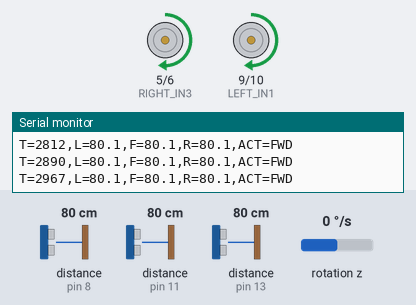
A sketch run on a simulated Arduino Uno, built with avr-gcc and run on an emulated ATmega328P. On the bench: motor-driver pin pairs drawn as motors (green arrow = first pin HIGH = forward, orange = second pin HIGH = backward, longer = more drive), the last lines printed to the serial monitor. Wiring (inferred from the names in the program): 3 × ultrasonic range finder: trigger pin 4, echo pin 11 / trigger pin 7, echo pin 8 / trigger pin 12, echo pin 13; MPU-6050 motion sensor at I2C address 0x68. The inputs (shaded band) are chosen by the test bench; at power-on: rotation z 0 °/s, distance to the obstacle (sensors on pin 8, pin 11, pin 13) 80 cm. The echo pulse lasts 58.3 µs per cm.

Above: at 3.0 s.
3.1 s: rotation z set to 9 °/s
At 5.5 s:
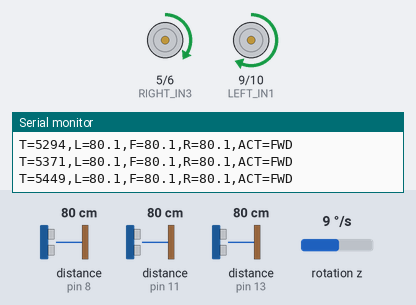
6.1 s: distance to the obstacle (sensor on pin 8) set to 23 cm
7.6 s: distance to the obstacle (sensor on pin 8) set to 19 cm
At 7.77 s:
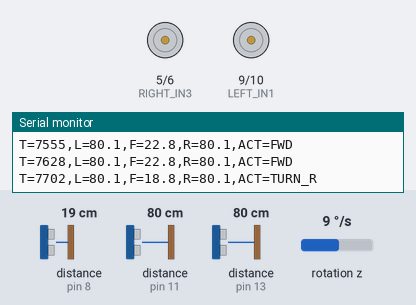
At 9.0 s:
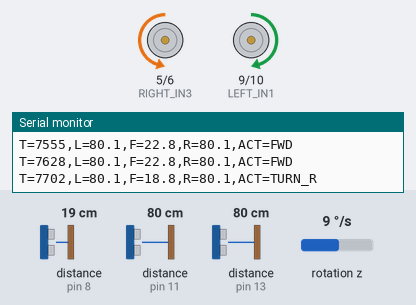
9.3 s: distance to the obstacle (sensor on pin 11) set to 86 cm
12.3 s: rotation z set to 25 °/s
At 14.11 s:
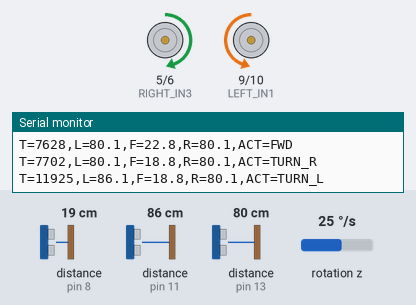
15.3 s: rotation z set to 29 °/s
Timing chart, 0 to 18.5 s (numbered marks = the images above; inputs shaded):
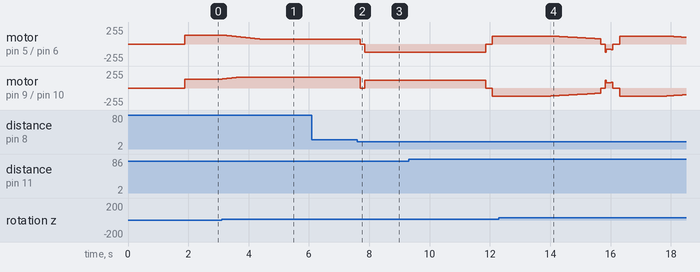

Measured:
- the behaviour switches between 21 and 20 cm on distance to the obstacle (sensor on pin 8) (found by bisection; images 1 and 2)
- after the input at 3.1 s, motor on pin 5 (RIGHT_IN3) / pin 6 (RIGHT_IN4): moves from forward 135/255 to forward 75/255 over 1.2 s, starting at once; motor on pin 9 (LEFT_IN1) / pin 10 (LEFT_IN2): moves from forward 135/255 to forward 160/255 over 0.54 s, starting at once
- after the input at 7.6 s, motor on pin 5 (RIGHT_IN3) / pin 6 (RIGHT_IN4): forward 75/255 → stopped after 0.10 s, → backward 120/255 0.15 s later; motor on pin 9 (LEFT_IN1) / pin 10 (LEFT_IN2): forward 160/255 → stopped after 0.10 s, → forward 120/255 0.15 s later
- after the input at 12.3 s, motor on pin 5 (RIGHT_IN3) / pin 6 (RIGHT_IN4): moves from forward 120/255 to forward 87/255 over 1.3 s, starting after 1.7 s; motor on pin 9 (LEFT_IN1) / pin 10 (LEFT_IN2): moves from backward 120/255 to backward 87/255 over 1.3 s, starting after 1.7 s

The sketch:

maze_bot.ino
```cpp
  #include <Wire.h>   // NEW: I2C library for MPU6050 (MPU6050 için I2C kütüphanesi)
  #include "config.h"
  #include "sensors.h"
  #include "gyro.h"
  #include "motors.h"
  #include "tests.h"
  #include "behaviors.h"
  #include "telemetry.h"

  void setup() {
    Serial.begin(9600); // 9600bit data transfer speed
    //Arduino'ya sinyal geliyorsa INPUT, Arduino sinyal yolluyorsa OUTPUT
    pinMode(LEFT_TRIG,OUTPUT);
    pinMode(LEFT_ECHO,INPUT);
    pinMode(FRONT_TRIG,OUTPUT);
    pinMode(FRONT_ECHO,INPUT);
    pinMode(RIGHT_TRIG,OUTPUT);
    pinMode(RIGHT_ECHO,INPUT);
    pinMode(LEFT_IN1,OUTPUT);
    pinMode(LEFT_IN2,OUTPUT);
    pinMode(RIGHT_IN3,OUTPUT);
    pinMode(RIGHT_IN4,OUTPUT);
    stopMotors();
    if (TELEMETRY_TEST_MODE) return;

    // NEW: restart marker + gyro setup (yeniden başlama işareti + jiroskop kurulumu)
#if 0
    Serial.println("=== RESET ===");
#endif
    mpuOk = mpuInit();
    if (mpuOk){
#if 0
      Serial.println("MPU6050 OK - keep robot still (robotu kıpırdatma)");
#endif
      delay(500);
      calibrateGyro();
      resetHeading();
      }
    else {
#if 0
      Serial.println("MPU6050 NOT FOUND - timed turns (MPU yok, süreyle dönülecek)");
#endif
      }
    }

  void loop() {
    if (TELEMETRY_TEST_MODE) {
      telemetryOnlyTest();
      return;
    }
   //delay(5000);
   //printSensors();
   //delay(200);
   //gyroTest();          // NEW: rotate robot by hand (robotu elle çevir)
   //motorTest();
   avoidObstacles();
   //followLeftWall();
   //forwardBackwardTest();
   //turnRight90();
   //keepDistance();
   //delay(5000);
  }
```

behaviors.cpp
```cpp
#include "behaviors.h"
#include "config.h"
#include "sensors.h"
#include "motors.h"
#include "telemetry.h"

    //Last good reading of each sensor (global variables)
    float lastLeft = -1;
    float lastFront = -1;
    float lastRight = -1;

    ///////////// BEHAVIOUR ///////////////////////////////////////////////////////////
    //main dirving logic
    void avoidObstacles(){

     // READ SENSORS
    float left_distance = readDistanceOrLast(LEFT_TRIG,LEFT_ECHO,lastLeft);
    delay(SENSOR_GAP_MS);
    float front_distance = readDistanceOrLast(FRONT_TRIG,FRONT_ECHO,lastFront);
    delay(SENSOR_GAP_MS);
    float right_distance = readDistanceOrLast(RIGHT_TRIG,RIGHT_ECHO, lastRight);


     // 1-) If sensors couldnt measure stop motors
     if( left_distance == -1 || front_distance == -1 || right_distance == -1){
     stopMotors();
     sendTelemetry(left_distance, front_distance, right_distance, "STOP");
     return;}

     // If there is an obstacle forward change your angle
     if(front_distance < FRONT_STOP_CM){
        // CHANGED: timed spin -> gyro turn (süreli dönüş yerine jiroskopla dönüş)
        if   (left_distance > right_distance){
          sendTelemetry(left_distance, front_distance, right_distance, "TURN_L");
          turnDegrees(90, false);}   // left (sola)
        else                                 {
          sendTelemetry(left_distance, front_distance, right_distance, "TURN_R");
          turnDegrees(90, true);}    // right (sağa)
      return;
      }

        // 3) If path clear go forward
    driveStraight(); //Maintain heading using gyro
    sendTelemetry(left_distance, front_distance, right_distance, "FWD");

      }

     void turnRight90(){
      turnDegrees(90, true);   // CHANGED: gyro turn instead of delay (delay yerine jiroskop)
      }

      void turnLeftCorner(){
        // a bit forward
        drive(DRIVE_SPEED,DRIVE_SPEED);
        delay(CORNER_FWD_MS);
        stopMotors();
        delay(100);

        //spin left
        turnDegrees(90, false);   // CHANGED: gyro turn instead of delay (delay yerine jiroskop)

         // 3) into new corridor (yeni koridora gir)
        drive(DRIVE_SPEED,DRIVE_SPEED);
        delay(CORNER_FWD_MS);
        stopMotors();
        }

    // Go straight keeping left wall at 10 cm (düz git, sol duvarı 10 cm'de tut)
      void followStraight(float leftDist) {
        float error = leftDist - TARGET_LEFT_CM;     // sol mesafe − 10
        float steer = KP * error;                     // direksiyon = 5 × hata
        steer = constrain(steer, -MAX_CORR, MAX_CORR);   // limit steering (direksiyonu sınırla)
         drive(DRIVE_SPEED - steer, DRIVE_SPEED + steer);
          }

    // Keep distance from obstacle in front (öndeki engelle mesafeyi koru)
void keepDistance(){
  float front = readDistanceOrLast(FRONT_TRIG, FRONT_ECHO, lastFront);
#if 0
  Serial.println(front);
#endif

  if (front == -1)       { stopMotors(); }
  else if (front < 12)   {
    drive(-200, -200);   // reverse, scale applied inside drive (geri, scale drive içinde)
    delay(3000);          // reverse duration (geri gitme süresi)
    stopMotors();
  }
  else if (front < 20)   { stopMotors(); }
  else                   { drive(DRIVE_SPEED, DRIVE_SPEED); }
}

    void followLeftWall(){
      float left_distance = readDistanceOrLast(LEFT_TRIG,LEFT_ECHO,lastLeft);
      delay(SENSOR_GAP_MS);
      float front_distance = readDistanceOrLast(FRONT_TRIG,FRONT_ECHO,lastFront);
      delay(SENSOR_GAP_MS);
      float right_distance = readDistanceOrLast(RIGHT_TRIG,RIGHT_ECHO,lastRight);

      if(left_distance == -1 || front_distance == -1 || right_distance == -1)
      {stopMotors(); return;}

      // sol el kuralı
      // sol açıksa sola dön
      if(left_distance > OPEN_CM)
      {turnLeftCorner();}

      // sol kapalı + ön açık
      else if(front_distance > FRONT_STOP_CM)
      {followStraight(left_distance);
      }

      // sol + ön kapalı + sağ açık veya kapalı fark etmez sağa dön (bazen 2 kez peş peşe dönecek loopta)

      else
      { turnRight90();}

      }

    //////////////////////////////////////////////////////////////////////////////////
```

behaviors.h
```cpp
// behaviors.h - driving behaviors (sürüş davranışları)
#ifndef BEHAVIORS_H
#define BEHAVIORS_H

#include <Arduino.h>

extern float lastLeft;
extern float lastFront;
extern float lastRight;

void avoidObstacles();
void turnRight90();
void turnLeftCorner();
void followStraight(float leftDist);
void keepDistance();
void followLeftWall();

#endif
```

gyro.cpp
```cpp
// OLD gyro code, to be rewritten by Enes
#include "gyro.h"
#include "config.h"

    // NEW: gyro state (jiroskop durumu)
    bool  mpuOk       = false;   // is MPU6050 connected? (MPU bağlı mı?)
    float gyroZOffset = 0.0;     // reading at rest, deg/s (dururkenki sapma)

   /////////////////////// NEW: GYRO (MPU6050) ///////////////////////////////////////
   // Gyro gives ROTATION SPEED (deg/s), not angle (jiroskop açı değil DÖNME HIZI verir)
   // angle = sum of (speed x time) -> e.g. 90 deg/s for 1 s = 90 degrees

    // Wake up MPU6050, true if found (MPU'yu uyandır, bulunduysa true)
    bool mpuInit(){
      Wire.begin();
      Wire.setWireTimeout(3000,true); //give up if I2C hangs > 3ms
      Wire.beginTransmission(MPU_ADDR);

      Wire.write(0x6B); Wire.write(0x00);//1st byte which register,second byte
      // value to write(also 1 byte) wake up (uyandır)

      if (Wire.endTransmission() != 0) return false;

      Wire.beginTransmission(MPU_ADDR);
      Wire.write(0x1B); Wire.write(0x08); //Gyro_Config +-500 deg/s; 1s=65.5 units
      return (Wire.endTransmission() == 0);
      }

    // Raw rotation speed around vertical axis, deg/s (dikey eksende ham dönme hızı)
    float readGyroZRaw(){
      Wire.beginTransmission(MPU_ADDR);
      Wire.write(0x47);                            // GYRO_ZOUT_H register
      if (Wire.endTransmission(false) != 0) return 0;
      if (Wire.requestFrom(MPU_ADDR, (uint8_t)2) != 2) return 0;
      uint8_t high = Wire.read(); //1st byte high
      uint8_t low = Wire.read(); //2nd byte Low
      int16_t raw = (high << 8) | low; //join 00000011+01000100
      return raw / 65.5; //1deg/s = 65.5 units in +-500range
      }

    // Rotation speed with bias removed (sapması çıkarılmış dönme hızı)
    float readGyroZ(){
	return readGyroZRaw() - gyroZOffset;
      }

    // Robot must be STILL: average 500 readings = bias (robot DURURKEN 500 ölçüm ortalaması = sapma)
    void calibrateGyro(){
      float sum = 0;
      for (int i = 0; i < 500; i++){ sum += readGyroZRaw(); delay(2); }
      gyroZOffset = sum / 500;
#if 0
      Serial.print("Gyro offset (deg/s): "); Serial.println(gyroZOffset);
#endif
      }

    // Test: rotate robot BY HAND, prints angle (robotu ELLE çevir, açıyı yazar)
    void gyroTest(){
      static float angle = 0;
      static unsigned long lastUs = micros();
      unsigned long now = micros();
      float dt = (now - lastUs) / 1000000.0;       // seconds since last read (son okumadan beri saniye)
      lastUs = now;
      angle += readGyroZ() * dt;                   // speed x time added up (hız x zaman toplanır)
#if 0
      Serial.print("Angle: "); Serial.println(angle);
#endif
      delay(20);
      }

      float heading =0.0; //robot direction left:+ , right:-
      unsigned long headingLastUs = 0; //time of last update
      void resetHeading(){
	  heading = 0.0;              // 🟨 total = 0 (toplam yön = 0)
	  headingLastUs = micros();   // 🟦 last look time = now (en son bakış saati = şimdi)
	}
	// One notebook row: add speed x time to heading (defterin bir satırı)
	void updateHeading(){
  	unsigned long now = micros();                   // 1. what time is it (saat kaç)
  	float dt = (now - headingLastUs) / 1000000.0;   // 2. seconds passed (geçen süre)
  	headingLastUs = now;                            // 3. write the time (saati deftere yaz)
	  heading += readGyroZ() * dt;                    // 4. speed x time to total (toplama ekle)
	}
    ////////////////////////////////////////////////////////////////////
```

gyro.h
```cpp
// OLD gyro code, to be rewritten by Enes
// gyro.h - MPU6050 gyro (jiroskop)
#ifndef GYRO_H
#define GYRO_H

#include <Arduino.h>
#include <Wire.h>

extern bool  mpuOk;        // is MPU6050 connected? (MPU bağlı mı?)
extern float gyroZOffset;  // reading at rest, deg/s (dururkenki sapma)
extern float heading;    // current direction, deg; left +, right - (şu anki yön)
void resetHeading();     // set current direction as 0 (yönü sıfırla)
void updateHeading();    // add speed x time to heading (yönü güncelle)
bool  mpuInit();
float readGyroZRaw();
float readGyroZ();
void  calibrateGyro();
void  gyroTest();

#endif
```

motors.cpp
```cpp
#include "motors.h"
#include "config.h"
#include "gyro.h"

   /////////////////////// 2-) MOTORS ///////////////////////////////////////////////

    //setMotor: manage a just one motor
    void setMotor(int in_x,int in_y, int speed){

      speed=constrain(speed,-MAX_PWM,MAX_PWM);  // keep in range   // CHANGED: -255,255 -> MAX_PWM (6V motorları koru)

      if(speed>0){
        analogWrite(in_x,speed); //PWM
        digitalWrite(in_y,LOW);
        }

       else if(speed<0){
        digitalWrite(in_x,LOW);
        analogWrite(in_y,-speed); //analogWrite eksi sayı kabul etmez. -(-150) = 150.
        }

       else {
        digitalWrite(in_x,LOW);
        digitalWrite(in_y,LOW);
        }
      }

      // Drive both motors
     void drive(int leftSpeed, int rightSpeed){
      setMotor(LEFT_IN1, LEFT_IN2, leftSpeed * LEFT_SCALE);
      setMotor(RIGHT_IN3, RIGHT_IN4, rightSpeed * RIGHT_SCALE);
      }

    // Drive straight using gyro feedback (jiroskopla düz git)
void driveStraight() {
    updateHeading();  // Update current heading (güncel yönü hesapla)

    float error = 0.0 - heading;  // Target is 0 degrees (hedef 0 derece)
    float correction = HEADING_KP * error;  // Calculate correction (düzeltmeyi hesapla)

    correction = constrain(correction, -MAX_CORR, MAX_CORR);

    int leftSpeed = DRIVE_SPEED - correction;
    int rightSpeed = DRIVE_SPEED + correction;

    drive(leftSpeed, rightSpeed);
}
      // Stop both motors
      void stopMotors() {
        drive(0,0);
        }

    // Active brake: both inputs HIGH -> motor stops fast (aktif fren: iki giriş HIGH -> motor hızla durur)
    void brakeMotors(){
      digitalWrite(LEFT_IN1, HIGH);  digitalWrite(LEFT_IN2, HIGH);
      digitalWrite(RIGHT_IN3, HIGH); digitalWrite(RIGHT_IN4, HIGH);
    }

    // NEW: spin in place until gyro says 'degrees' turned (jiroskop 'degrees' derece diyene kadar dön)
    // We choose direction with motors, so only HOW MUCH matters -> fabs()
    // (yönü motorla biz seçiyoruz, sadece NE KADAR döndüğü önemli -> mutlak değer)
    void turnDegrees(float degrees, bool toRight){
      stopMotors(); delay(150);

      if (!mpuOk){                                  // no MPU -> old timed turn (MPU yoksa eski süreli dönüş)
        if (toRight) drive(TURN_SPEED,-TURN_SPEED); else drive(-TURN_SPEED,TURN_SPEED);
        delay(TURN_90_MS * degrees / 90.0);
        stopMotors();
        return;
        }

  float target = toRight ? -degrees : degrees;     // right = minus, left = plus (sağ eksi, sol artı)
  resetHeading();                                  // count from 0 (0'dan say)
  unsigned long start = millis();                  // for timeout (zaman aşımı için)

  while (millis() - start < TURN_TIMEOUT_MS){
    updateHeading();                               // update direction (yönü güncelle)
    float error = target - heading;                // degrees left, sign = direction (kalan açı)

    if (fabs(error) < TURN_TOLERANCE_DEG){         // close enough (yeterince yakın)
      brakeMotors();                               // brake (fren)
      if (fabs(readGyroZ()) < 5.0) break;          // really stopped -> done (gerçekten durduysa bitti)
      continue;                                    // still sliding -> keep checking (kayıyorsa izle)
    }

    int speed = TURN_MIN_SPEED + TURN_KP * fabs(error);   // far = fast, near = slow (uzak hızlı, yakın yavaş)
    if (speed > TURN_SPEED) speed = TURN_SPEED;           // limit (sınırla)
    if (error > 0) drive(-speed, speed);           // need more left (sola dön)
    else           drive(speed, -speed);           // need more right or passed target (sağa dön / geri düzelt)
  }
  stopMotors();
#if 0
  Serial.print("Turned (deg): "); Serial.println(fabs(heading));
#endif
  resetHeading();                                  // new corridor = 0 (yeni koridor = 0)
  }
```

motors.h
```cpp
// motors.h - motor driver (motor sürücü)
#ifndef MOTORS_H
#define MOTORS_H

#include <Arduino.h>

void setMotor(int in_x, int in_y, int speed);
void drive(int leftSpeed, int rightSpeed);
void stopMotors();
void turnDegrees(float degrees, bool toRight);
void driveStraight();
#endif
```

sensors.cpp
```cpp
#include "sensors.h"
#include "config.h"

  /////////////////////////////  1-) SENSORS    /////////////////////////////////////////////////////////
  //Trig Function: Send electrical signal to sensor from trig pin to trigger ready to measure
  void sendTrigPulse(int trigPin)
    {
    digitalWrite(trigPin,LOW);
    delayMicroseconds(2); // make sure that the pin is clear
    digitalWrite(trigPin,HIGH);
    delayMicroseconds(10); //Sensor needs 10 micro seconds
    digitalWrite(trigPin,LOW);
    }

    //Echo Function: Measure how long sensor signals traveled
   long readEchoTime(int trigPin,int echoPin){
    sendTrigPulse(trigPin);
    long duration = pulseIn(echoPin,HIGH,ECHO_TIMEOUT_US);
    return duration;
    }

    //Convert duration(microsecond) to cm
    float readDistance(int trigPin, int echoPin){
      for(int i=0;i< MAX_RETIRES;i++){
        long total_time = readEchoTime(trigPin,echoPin);
        if(total_time != 0){return total_time / US_PER_CM;}
        delay(RETRY_DELAY_MS); //It fade old echoes and avoid interference(voice forward 20.58 m during 60milisecond)
        }
        return -1; //All three failed
      }

    float readDistanceOrLast(int trigPin,int echoPin, float &lastValue){
        float flag = readDistance(trigPin,echoPin);
        if (flag == -1){
          lastValue = NO_ECHO_CM;   // CHANGED: path is open, forget old wall (yol açık, eski duvarı unut)
          return NO_ECHO_CM;}

        lastValue = flag;
        return flag;}

    //343 m/s = 34300 cm/s = 34300 / 1.000.000 cm/µs = 0,0343 cm/µs
    // X = V * T / 2 -> x = (0.0343/2) * T -> X = T/58.3
    // duration = 580 µs → 580 / 58 = 10 cm.


     void printSensors(){
      float left = readDistance(LEFT_TRIG,LEFT_ECHO);
      delay(SENSOR_GAP_MS); // let echoes fade between sensors
      float front = readDistance(FRONT_TRIG,FRONT_ECHO);
      delay(SENSOR_GAP_MS);
      float right = readDistance(RIGHT_TRIG,RIGHT_ECHO);

#if 0
      Serial.print("L: ");      Serial.print(left);
      Serial.print("F: ");      Serial.print(front);
      Serial.print("R: ");      Serial.println(right);
#endif
      }
    ////////////////////////////////////////////////////////////////////
```

sensors.h
```cpp
// sensors.h - ultrasonic distance sensors (ultrasonik mesafe sensörleri)
#ifndef SENSORS_H
#define SENSORS_H

#include <Arduino.h>

void  sendTrigPulse(int trigPin);                 // send 10us pulse (10us sinyal yolla)
long  readEchoTime(int trigPin, int echoPin);     // echo time in us (yankı süresi, µs)
float readDistance(int trigPin, int echoPin);     // distance in cm, -1 if failed (cm, olmazsa -1)
float readDistanceOrLast(int trigPin, int echoPin, float &lastValue);
void  printSensors();                             // print L/F/R to Serial (Serial'e yaz)

#endif
```

telemetry.cpp
```cpp
#include "telemetry.h"
#include "config.h"
#include "sensors.h"
#include "motors.h"

void sendTelemetry(float left, float front, float right, const char *action) {
  Serial.print("T="); Serial.print(millis());
  Serial.print(",L="); Serial.print(left, 1);
  Serial.print(",F="); Serial.print(front, 1);
  Serial.print(",R="); Serial.print(right, 1);
  Serial.print(",ACT="); Serial.println(action);
}

void telemetryOnlyTest() {
  static float lastLeft = -1;
  static float lastFront = -1;
  static float lastRight = -1;

  stopMotors();
  float left = readDistanceOrLast(LEFT_TRIG, LEFT_ECHO, lastLeft);
  delay(SENSOR_GAP_MS);
  float front = readDistanceOrLast(FRONT_TRIG, FRONT_ECHO, lastFront);
  delay(SENSOR_GAP_MS);
  float right = readDistanceOrLast(RIGHT_TRIG, RIGHT_ECHO, lastRight);
  sendTelemetry(left, front, right, "STOP");
  delay(200);
}
```

telemetry.h
```cpp
#ifndef TELEMETRY_H
#define TELEMETRY_H

void sendTelemetry(float left, float front, float right, const char *action);
void telemetryOnlyTest();

#endif
```

tests.h
```cpp
// tests.h - hardware tests (donanım testleri)
#ifndef TESTS_H
#define TESTS_H

#include <Arduino.h>

void motorTest();
void forwardBackwardTest();

#endif
```

Source omitted: tests.cpp (1248 bytes), config.h (3055 bytes)
